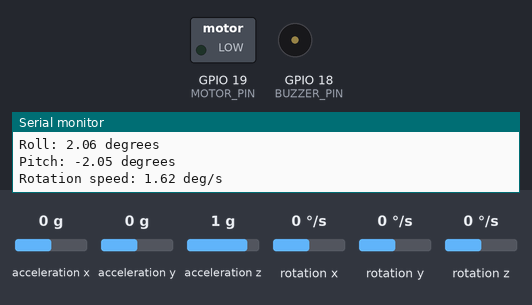
A sketch run on a simulated ESP32. Parts: switched loads named in the sketch (green lamp = pin HIGH), buzzer (waves = sounding, pin HIGH), the last lines printed to the serial monitor. Dashed ring = blinking. The test bench sets the inputs (shaded band); at power-on: rotation x 0 °/s, acceleration x 0 g, acceleration y 0 g, acceleration z 1 g, rotation y 0 °/s, rotation z 0 °/s.

Above: at 2.2 s.
2.3 s: rotation x set to -148 °/s
5.3 s: rotation x set to -156 °/s
At 7.9 s:
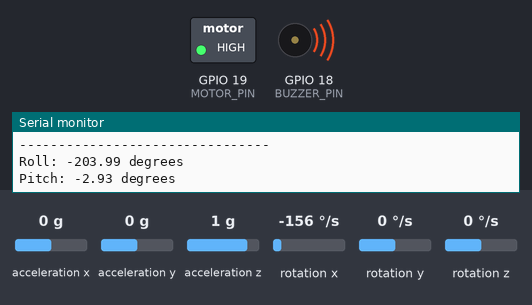
11.3 s: rotation x set to -100 °/s
At 12.4 s:
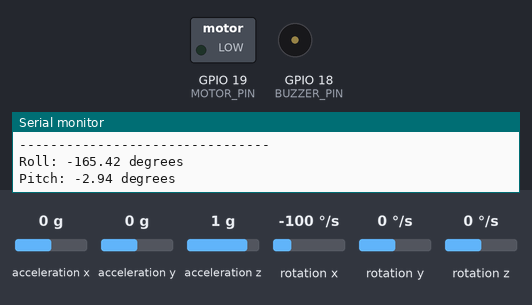
12.8 s: rotation x set to -192 °/s
At 13.2 s:
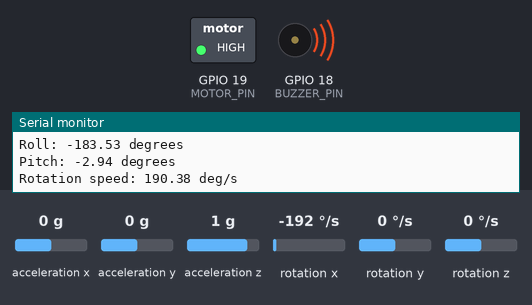
Timing chart, 0 to 16.8 s (numbered marks = the images above; inputs shaded):
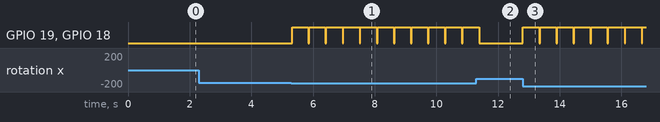

Measured:
- the behaviour switches between -151 and -152 °/s on rotation x (found by bisection; images 0 and 1)
- after the input at 5.3 s, GPIO 19 (MOTOR_PIN), GPIO 18 (BUZZER_PIN): alternates HIGH for 0.53 s and LOW for 0.03 s, starting at once
- after the input at 11.3 s, GPIO 19 (MOTOR_PIN), GPIO 18 (BUZZER_PIN): goes on until 11.4 s, then stays LOW
- after the input at 12.8 s, GPIO 19 (MOTOR_PIN), GPIO 18 (BUZZER_PIN): alternates HIGH for 0.53 s and LOW for 0.03 s, starting at once

The sketch:

buzzer_motor.ino
```cpp
#include <Wire.h>
#include <MPU6050.h>
#include <math.h>

MPU6050 mpu;

// Pin definitions
#define BUZZER_PIN 18
#define MOTOR_PIN 19

// Sharp turn sensitivity
// Increase = less sensitive
// Decrease = more sensitive
#define SHARP_TURN_THRESHOLD 150.0

// How long buzzer and motor stay ON (milliseconds)
#define ALERT_DURATION 500

// Calibration offsets
const int16_t AX_OFFSET = -587;
const int16_t AY_OFFSET = -71;
const int16_t AZ_OFFSET = -1401;

const int16_t GX_OFFSET = -212;
const int16_t GY_OFFSET = 102;
const int16_t GZ_OFFSET = -46;

// Filter angles
float roll = 0;
float pitch = 0;

unsigned long previousTime;
unsigned long alertStartTime = 0;
bool alertActive = false;

void setup() {
Serial.begin(115200);

// Set output pins
pinMode(BUZZER_PIN, OUTPUT);
pinMode(MOTOR_PIN, OUTPUT);

// Start with both OFF
digitalWrite(BUZZER_PIN, LOW);
digitalWrite(MOTOR_PIN, LOW);

// MPU6050 I2C
Wire.begin(21, 22);

mpu.initialize();

if (!mpu.testConnection()) {
Serial.println("MPU6050 connection FAILED!");
while (1);
}

Serial.println("MPU6050 connected!");

previousTime = micros();

delay(1000);
}

void loop() {
int16_t ax, ay, az;
int16_t gx, gy, gz;

mpu.getMotion6(&ax, &ay, &az, &gx, &gy, &gz);

// Apply calibration
ax -= AX_OFFSET;
ay -= AY_OFFSET;
az -= AZ_OFFSET;

gx -= GX_OFFSET;
gy -= GY_OFFSET;
gz -= GZ_OFFSET;

// Convert accelerometer to g
float ax_g = ax / 16384.0;
float ay_g = ay / 16384.0;
float az_g = az / 16384.0;

// Convert gyro to degrees/second
float gx_dps = gx / 131.0;
float gy_dps = gy / 131.0;
float gz_dps = gz / 131.0;

// Calculate time
unsigned long currentTime = micros();
float dt = (currentTime - previousTime) / 1000000.0;
previousTime = currentTime;

// Accelerometer angles
float accelRoll = atan2(ay_g, az_g) * 180.0 / PI;

float accelPitch =
atan2(-ax_g, sqrt(ay_g * ay_g + az_g * az_g))
* 180.0 / PI;

// Gyroscope integration
roll += gx_dps * dt;
pitch += gy_dps * dt;

// Complementary filter
float alpha = 0.98;

roll = alpha * roll + (1.0 - alpha) * accelRoll;
pitch = alpha * pitch + (1.0 - alpha) * accelPitch;

// ==========================================
// SHARP TURN DETECTION
// ==========================================

// Check the strongest rotation axis
float rotationSpeed = max(
fabs(gx_dps),
max(fabs(gy_dps), fabs(gz_dps))
);

// Detect sharp turn
if (rotationSpeed > SHARP_TURN_THRESHOLD && !alertActive) {
Serial.println("!!! SHARP TURN DETECTED !!!");

// Turn ON buzzer and motor
digitalWrite(BUZZER_PIN, HIGH);
digitalWrite(MOTOR_PIN, HIGH);

alertStartTime = millis();
alertActive = true;


}

// Turn OFF alert after ALERT_DURATION
if (alertActive && millis() - alertStartTime >= ALERT_DURATION) {
digitalWrite(BUZZER_PIN, LOW);
digitalWrite(MOTOR_PIN, LOW);

alertActive = false;


}

// Print data
Serial.println("--------------------------------");

Serial.print("Roll: ");
Serial.print(roll, 2);
Serial.println(" degrees");

Serial.print("Pitch: ");
Serial.print(pitch, 2);
Serial.println(" degrees");

Serial.print("Rotation speed: ");
Serial.print(rotationSpeed, 2);
Serial.println(" deg/s");

delay(20);
}
```
